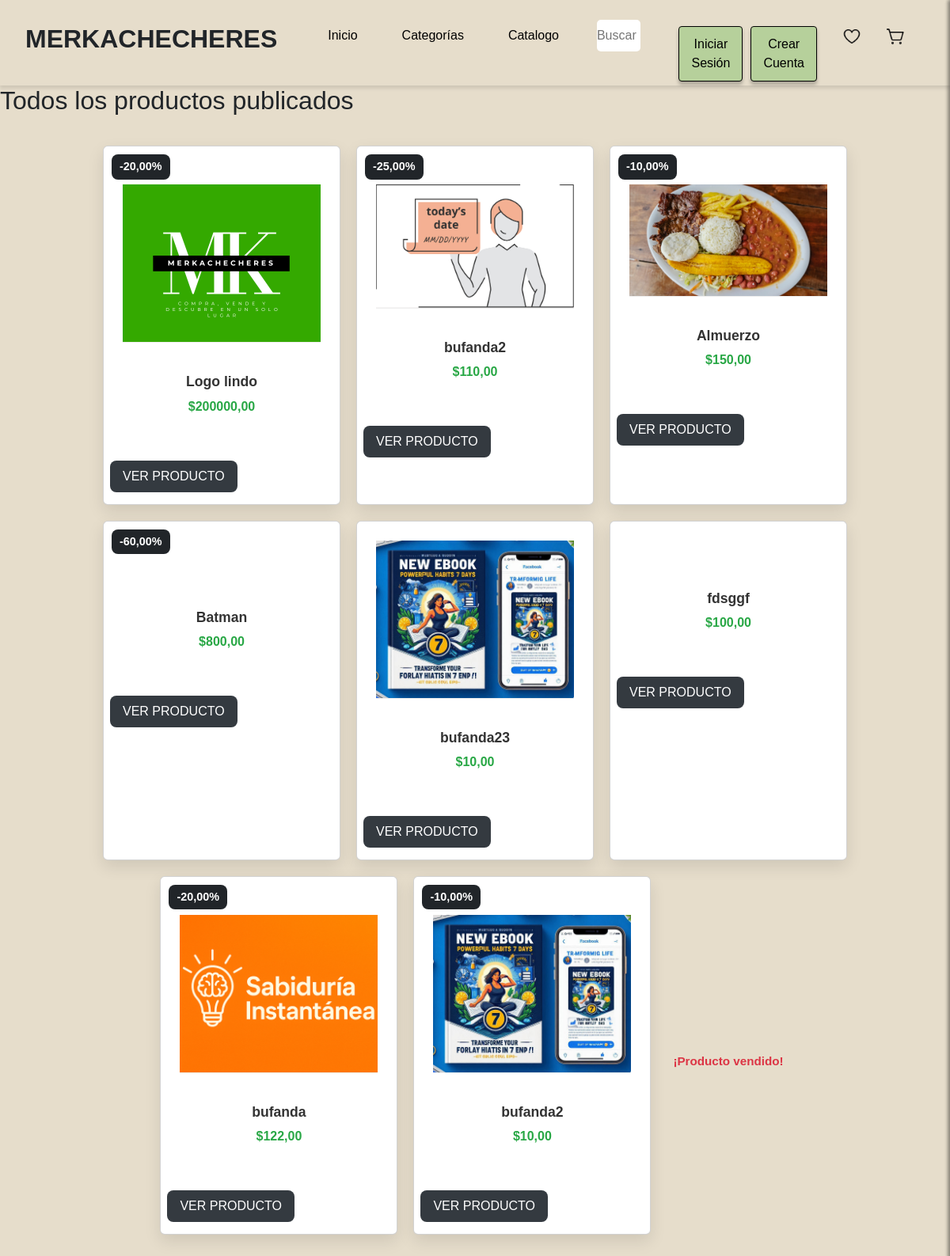
Page /todos-los-productos/ on the committed database.
### merkachecheres/models.py (models this page shows, shortened)
class Producto(models.Model):
    titulo = models.CharField(max_length=255)
    precio = models.DecimalField(max_digits=10, decimal_places=2, default=0.0)
    descuento = models.DecimalField(max_digits=5, decimal_places=2, null=True, blank=True)
    dimensiones = models.CharField(max_length=100, null=True, blank=True)
    stock = models.IntegerField()
    marca = models.CharField(max_length=100, null=True, blank=True)
    vendedor = models.ForeignKey(
        Usuario,
        on_delete=models.CASCADE,
        related_name='productos',
        null=True,  # Permitir valores nulos temporalmente
        blank=True  # Permitir que el formulario no requiera este campo
    )
    categoria = models.ForeignKey(Categoria, on_delete=models.SET_NULL, null=True, blank=True)
    descripcion = models.TextField()
    fecha_publicacion = models.DateTimeField(auto_now_add=True)

class ImagenProducto(models.Model):
    producto = models.ForeignKey(Producto, on_delete=models.CASCADE, related_name='imagenes')
    imagen = models.ImageField(upload_to='productos/imagenes', validators=[validar_extension_imagen])

### merkachecheres/views.py (the view)
# urls.py: path('todos-los-productos/', views.todos_los_productos, name='todos_los_productos'),
def todos_los_productos(request):
    productos = Producto.objects.all().order_by('-fecha_publicacion')
    carrito = request.session.get('carrito', {})
    usuario = None
    if request.session.get('validar'):
        usuario_id = request.session['validar']['id']
        usuario = Usuario.objects.get(id=usuario_id)
    total_cantidad = len(carrito)
    return render(request, 'todos_los_productos.html', {
        'productos': productos,
        'carrito': carrito,
        'usuario': usuario,
        'total_cantidad': total_cantidad,
    })

### merkachecheres/templates/todos_los_productos.html (shortened to what this page needs)
{% extends "base.html" %}
{% block content %}
{% load static %}
<!DOCTYPE html>
<html lang="en">
<head>
    <link rel="stylesheet" href="{% static 'css/carrito.css' %}">
    <link rel="stylesheet" href="{% static 'css/producto.css' %}">
    <link rel="stylesheet" href="{% static 'css/styleguide.css' %}">
    <link rel="stylesheet" href="{% static 'css/styleguide.css' %}">
    <link rel="stylesheet" href="{% static 'css/user-sidebar.css' %}">
    <link href="https://cdn.jsdelivr.net/npm/bootstrap@5.3.3/dist/css/bootstrap.min.css" rel="stylesheet"
>
    <link rel="stylesheet" href="scripts.js">
    <link href="https://cdn.jsdelivr.net/npm/bootstrap@5.3.0-alpha3/dist/css/bootstrap.min.css" rel="stylesheet">
    <link rel="stylesheet" href="https://cdnjs.cloudflare.com/ajax/libs/font-awesome/6.5.0/css/all.min.css">
</head>
<body>
    <header>
        <div class="navigation">
            <div class="navigation_wrapper">
                <div class="middle_nav_wrapper">
                    <div class="middle_nav">
                        <div class="logo">
                            <div class="text_wrapper">MERKACHECHERES</div>
                        </div>
                        <div class="frame">
                            <div class="div_wrapper">
                                <div class="div">
                                    <button class="dropbtn">Inicio</button>
                                </div>
                            </div>
                            <div class="btn_primary_wrapper">
                                <button class="dropbtn" onclick="window.location.href='{% url 'vercategorias' %}'">Categorías</button>
                            </div>
                            <div class="div_wrapper">
                                <div class="div">
                                    <button class="dropbtn ">Catalogo</button>
                                </div>
                            </div>
                            </div>
                        <div class="buscar">
                            <input type="password" id="password" name="password" placeholder="Buscar algo.." class="navbar">
                        </div>
                        <div class="frame_2">
                            <div class="iniciar_crear_cuenta">
                                <div class="btn_login">
                                    {% if not request.session.validar %}
                                        <button class="button_text_wrapper"
                                            onclick="window.location.href='{% url 'login' %}'">Iniciar Sesión</button>
                                    {% endif %}
                                </div>
                                <div class="btn_registro">
                                    {% if not request.session.validar %}
                                        <button class="button_text_wrapper"
                                            onclick="window.location.href='{% url 'registro' %}'">Crear Cuenta</button>
                                    {% endif %}
                                </div>
                            </div>
                            <div class="icons">
                                <div class="shopping_cart_simple">
                                    <button class="dropbtn">
                                        <img src="{% static 'img/Heart.png' %}" id="heartButton" alt="Inicio">
                                    </button>
                                </div>
                                <div class="shopping_cart_simple2">
                                    <div class="overlap_group">
                                        {% if request.session.validar %}
                                            <button class="dropbtn" id="carrito-button">
                                                <img src="{% static 'img/Shopping.png' %}" id="shoppingCar" alt="Inicio">
                                            </button>
                                        {% else %}
                                            <button class="dropbtn" onclick="window.location.href='{% url 'login' %}'">
                                                <img src="{% static 'img/Shopping.png' %}" id="shoppingCar" alt="Inicio">
                                            </button>
                                        {% endif %}
                                    </div>
                                </div>
                            </div>
                        </div>
                    </div>
                </div>
            </div>
        </div>
    </header>
    {% include 'user_sidebar.html' %}
    <main>
        <h2>Todos los productos publicados</h2>
        <div class="wrapper flex-wrap" style="display: flex; justify-content: center; gap: 20px; flex-wrap: wrap;">
            {% for producto in productos %}
                <div class="card">
                    {% if producto.descuento %}
                    <br>
                        <span class="off bg-dark">-{{ producto.descuento }}%</span>
                    {% endif %}
                    <div class="text-center p-4">
                        <a href="{% url 'producto' producto.id %}">
                            <img src="{{ producto.imagenes.first.imagen.url }}" width="300" class="main-image">
                        </a>
                    </div>
                    <div class="about text-center">
                        <h6>{{ producto.titulo }}</h6>
                        <span>${{ producto.precio }}</span>
                    </div>
                    <div class="cart-button mt-3 px-2 d-flex justify-content-between align-items-center">
                        <button class="btn btn-dark text-uppercase"
                            onclick="window.location.href='{% url 'producto' producto.id %}'">
                            Ver producto
                        </button>
                    </div>
                </div>
            {% empty %}
                <p>No hay productos publicados.</p>
            {% endfor %}
            <div class="cart-button mt-3 px-2 d-flex justify-content-between align-items-center">
            {% if producto.stock > 0 %}
                <button class="btn btn-dark text-uppercase" id="verProducto"
                    onclick="window.location.href='{% url 'producto' producto.id %}'">
                    Ver producto
                </button>
                <div class="add">
                    <form method="POST" action="{% url 'agregar_al_carrito' producto.id %}" class="add-to-cart-form">
                        {% csrf_token %}
                        <input type="hidden" name="cantidad" value="1">
                        <button type="submit" class="product_fav" id="botonAñadirCarrito">
                            <i class="fa fa-opencart"></i>
                        </button>
                    </form>
                </div>
            {% else %}
                <span class="text-danger fw-bold">¡Producto vendido!</span>
            {% endif %}
        </div>
        </div>
        {% endblock %}

### merkachecheres/static/css/todoslosproductos.css (style rules this page uses)
body { font-family: 'Arial', sans-serif; background-color: #f1f1f1 !important; margin: 0; padding: 0; }
.wrapper { display: flex; flex-wrap: wrap; justify-content: center; gap: 30px; padding: 30px; }
.card { background: #ffffff; border-radius: 16px; box-shadow: 0 8px 20px rgba(0, 0, 0, 0.1); overflow: hidden; transition: transform 0.3s ease, box-shadow 0.3s ease; width: 300px; position: relative; }
.off { position: absolute; top: 10px; left: 10px; background: #ff4d4f; color: white; padding: 5px 10px; border-radius: 8px; font-weight: bold; font-size: 0.9rem; }
.main-image { width: 100%; max-height: 200px; object-fit: cover; border-bottom: 1px solid #eee; transition: transform 0.3s ease; }
.about { padding: 15px; }
.about h6 { font-size: 1.1rem; font-weight: 600; color: #333; margin-bottom: 8px; }
.about span { font-size: 1rem; color: #28a745; font-weight: bold; }
.cart-button { padding: 15px; display: flex; justify-content: space-between; align-items: center; }
.cart-button .btn { background-color: #343a40; color: white; border: none; padding: 8px 16px; border-radius: 8px; transition: background-color 0.3s ease; }
.text-danger { margin-left: auto; font-size: 0.95rem; }

### merkachecheres/static/css/carrito.css (style rules this page uses)
.btn { margin-top: 10px; }

### merkachecheres/static/css/producto.css (style rules this page uses)
* { margin: 0; padding: 0; box-sizing: border-box; font-family: sans-serif; }
body { background-color: hsl(39, 35%, 85%) !important; }
.navigation { width: 100%; display: flex; align-items: center; background-color: var(--beige-30); box-shadow: 0px 4px 4px rgba(0, 0, 0, 0.1); height: 108px; padding: 0 2rem; position: relative; padding-top: 25px; }
.navigation_wrapper, .middle_nav_wrapper { display: flex; align-items: auto; width: 100%; height: 100%; }
.middle_nav { display: flex; align-items: auto; justify-content: space-between; width: 100%; gap: 1rem; }
.logo { font-family: var(--font-family-title); font-weight: 700; color: var(--Negro); font-size: 2rem; white-space: nowrap; margin-right: 2rem; }
.frame { display: flex; gap: 1.5rem; margin-right: auto; }
.dropbtn { background: none; border: none; font-family: var(--font-family-labels); font-size: 1rem; cursor: pointer; padding: 0.5rem 1rem; transition: all 0.3s ease; border-radius: 4px; }
.buscar { flex-grow: 1; max-width: 500px; margin: 0 1rem; position: relative; }
.navbar { width: 100%; padding: 0.8rem 1.2rem; border: 1px solid var(--gris); border-radius: 5px; font-family: var(--font-family-labels); }
.frame_2 { display: flex; gap: 1.5rem; margin-left: 1rem; }
.frame_2 { display: flex; gap: 1.5rem; margin-left: 1rem; justify-content: flex-start; }
.iniciar_crear_cuenta { display: flex; gap:10px; }
.btn_login, .btn_registro { align-items: center; }
.button_text_wrapper { padding: 0.5rem 1rem; border: 1px solid var(--Negro); border-radius: 4px; background: transparent; cursor: pointer; transition: all 0.3s ease; }
.icons { display: flex; gap: 1rem; }
.icons button { background: none; border: none; cursor: pointer; padding: 0.5rem; }
.icons img { width: 24px; height: 24px; transition: transform 0.3s ease; }
.overlap_group { position: relative; }
@media (min-width: 576px) { :root { --base-size: 1.05rem; } }
@media (min-width: 768px) { :root { --base-size: 1.1rem; } }
@media (min-width: 992px) { :root { --base-size: 1.2rem; } }

### merkachecheres/static/css/user-sidebar.css (style rules this page uses)
.button_text_wrapper { display: inline-flex; flex: 0 0 auto; background-color: #b6d09b; border: 1px solid; align-items: center; justify-content: center; gap: 8px; padding: 10px 15px; cursor: pointer; position: relative; box-shadow: 0px 4px 4px #00000040; margin-top: 8px; }

### rows in the picture
Producto: descuento "20,00", imagenes.first.imagen (picture), titulo "Logo lindo", precio "200000,00"
Producto: descuento "25,00", imagenes.first.imagen (picture), titulo "bufanda2", precio "110,00"
Producto: descuento "10,00", imagenes.first.imagen (picture), titulo "Almuerzo", precio "150,00"
Producto: descuento "60,00", titulo "Batman", precio "800,00"
Producto: imagenes.first.imagen (picture), titulo "bufanda23", precio "10,00"
Producto: titulo "fdsggf", precio "100,00"
Producto: descuento "20,00", imagenes.first.imagen (picture), titulo "bufanda", precio "122,00"
Producto: descuento "10,00", imagenes.first.imagen (picture), titulo "bufanda2", precio "10,00"
